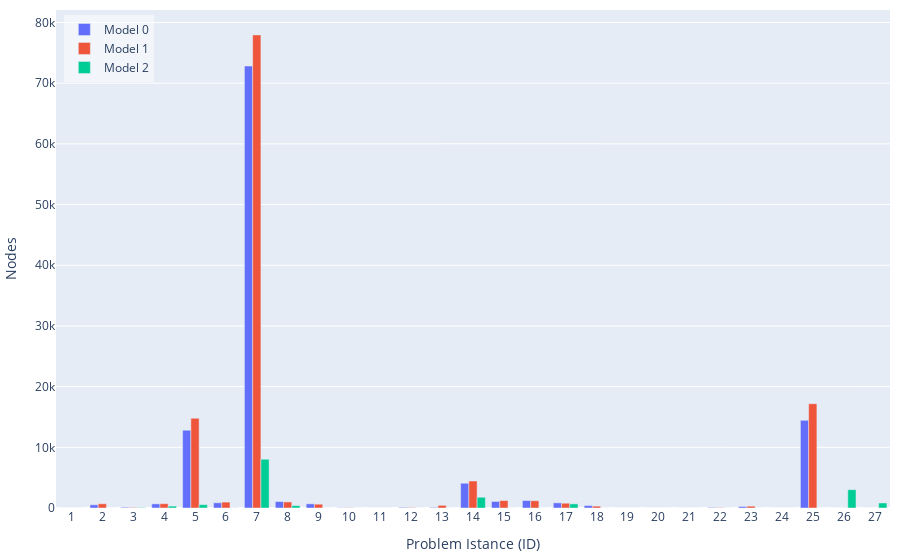

Here is the notebook cell this chart was saved with:
### Code cell
import plotly.graph_objects as go

# Create bar plot with visible zeros
hovertemplate_text='Model: %{customdata[0]}<br>ID: %{x}<br>Gap: %{text}%<br>Nodes: %{customdata[1]}<br>Runtime: %{customdata[2]} s<extra></extra>'
fig = go.Figure(data=[
    go.Bar(
        name='Model 0', 
        x=df0['ID'], 
        y=df0['nodes'],
        text=df0['gap'].apply(lambda x: f'{x:.2f}'),  # Format text to 2 decimal places
        # Create a 2D array with multiple columns
        customdata=np.dstack((df0['model'], df0['nodes'], df0['total_time'].apply(lambda x: f'{x:.2f}')))[0],
        textposition='none',
        hovertemplate=hovertemplate_text
    ),
    go.Bar(
        name='Model 1', 
        x=df1['ID'], 
        y=df1['nodes'],
        text=df1['gap'].apply(lambda x: f'{x:.2f}'),
        customdata=np.dstack((df1['model'], df1['nodes'], df1['total_time'].apply(lambda x: f'{x:.2f}')))[0],
        textposition='none',
        hovertemplate=hovertemplate_text
    ),
    go.Bar(
        name='Model 2', 
        x=df2['ID'], 
        y=df2['nodes'],
        text=df2['gap'].apply(lambda x: f'{x:.2f}'),
        customdata=np.dstack((df2['model'], df2['nodes'], df2['total_time'].apply(lambda x: f'{x:.2f}')))[0],
        textposition='none',
        hovertemplate=hovertemplate_text
    ),
])

# Add a subtle visual indication for zero values
fig.update_layout(
    autosize=True,   # let the container size drive the plot
    margin=dict(l=10, r=10, t=10, b=10),    # width=1000,
    # width=1000,
    # height=600,
    barmode='group',
    yaxis = dict(
        title = 'Nodes',
    ),
    xaxis = dict(
        title = 'Problem Istance (ID)',
        tickmode = 'array',
        tickvals = list(range(0, 28)),
        ticktext = list(range(0, 28)),
    ),
    legend=dict(
        x=0.01,
        y=0.99,
        xanchor='left',
        yanchor='top',
        bgcolor='rgba(255, 255, 255, 0.5)'
    )
)

fig.show()

# # Save as HTML
div_schedule = plot(
    fig, include_plotlyjs=True, config={"responsive": True}, output_type="div"
)
# write div snippet to file
with open('../docs/images/results-nodes.html', 'w') as f:
    f.write(div_schedule)

### Figure 1 — Plotly figure (JSON) as saved in the notebook; plotly's stock layout.template omitted (floating-point values rounded to 4 significant figures)
{"data": [{"customdata": [[0, 3, "0.18"], [0, 529, "8.00"], [0, 116, "9.50"], [0, 680, "1.75"], [0, 12818, "300.00"], [0, 858, "300.01"], [0, 72826, "300.00"], [0, 1059, "300.01"], [0, 685, "300.01"], [0, 36, "0.93"], [0, 3, "5.76"], [0, 98, "33.53"], [0, 96, "2.26"], [0, 4081, "300.03"], [0, 1077, "300.02"], [0, 1231, "13.93"], [0, 848, "300.01"], [0, 402, "300.03"], [0, 3, "5.93"], [0, 3, "55.97"], [0, 3, "162.09"], [0, 90, "14.08"], [0, 243, "300.29"], [0, 1, "300.03"], [0, 14439, "300.04"], [0, 1, "300.01"], [0, 1, "300.03"]], "hovertemplate": "Model: %{customdata[0]}<br>ID: %{x}<br>Gap: %{text}%<br>Nodes: %{customdata[1]}<br>Runtime: %{customdata[2]} s<extra></extra>", "name": "Model 0", "text": ["0.00", "0.00", "0.00", "0.00", "inf", "inf", "229.07", "inf", "inf", "0.00", "0.00", "0.00", "0.00", "9.30", "inf", "0.00", "inf", "inf", "0.00", "0.00", "0.00", "0.00", "0.58", "inf", "0.14", "inf", "inf"], "textposition": "none", "type": "bar", "x": [1, 2, 3, 4, 5, 6, 7, 8, 9, 10, 11, 12, 13, 14, 15, 16, 17, 18, 19, 20, 21, 22, 23, 24, 25, 26, 27], "y": [3.0, 529.0, 116.0, 680.0, 12820.0, 858.0, 72830.0, 1059.0, 685.0, 36.0, 3.0, 98.0, 96.0, 4081.0, 1077.0, 1231.0, 848.0, 402.0, 3.0, 3.0, 3.0, 90.0, 243.0, 1.0, 14440.0, 1.0, 1.0]}, {"customdata": [[1, 3, "13.55"], [1, 697, "82.89"], [1, 84, "128.36"], [1, 711, "19.91"], [1, 14789, "393.59"], [1, 973, "420.10"], [1, 77956, "317.73"], [1, 1004, "413.03"], [1, 627, "420.53"], [1, 43, "82.36"], [1, 3, "126.23"], [1, 66, "152.16"], [1, 439, "106.50"], [1, 4452, "420.38"], [1, 1228, "420.68"], [1, 1193, "116.69"], [1, 788, "420.48"], [1, 306, "421.02"], [1, 3, "126.11"], [1, 3, "178.43"], [1, 3, "284.78"], [1, 50, "132.32"], [1, 302, "423.33"], [1, 1, "427.22"], [1, 17182, "420.09"], [1, 1, "423.46"], [1, 1, "425.08"]], "hovertemplate": "Model: %{customdata[0]}<br>ID: %{x}<br>Gap: %{text}%<br>Nodes: %{customdata[1]}<br>Runtime: %{customdata[2]} s<extra></extra>", "name": "Model 1", "text": ["0.00", "0.00", "0.00", "0.00", "47.99", "88.63", "223.74", "103.27", "117.66", "0.00", "0.00", "0.00", "0.00", "9.71", "22.45", "0.00", "77.16", "97.07", "0.00", "0.00", "0.00", "0.00", "0.55", "23487.83", "0.86", "13290.34", "12452.75"], "textposition": "none", "type": "bar", "x": [1, 2, 3, 4, 5, 6, 7, 8, 9, 10, 11, 12, 13, 14, 15, 16, 17, 18, 19, 20, 21, 22, 23, 24, 25, 26, 27], "y": [3.0, 697.0, 84.0, 711.0, 14790.0, 973.0, 77960.0, 1004.0, 627.0, 43.0, 3.0, 66.0, 439.0, 4452.0, 1228.0, 1193.0, 788.0, 306.0, 3.0, 3.0, 3.0, 50.0, 302.0, 1.0, 17180.0, 1.0, 1.0]}, {"customdata": [[2, 1, "13.50"], [2, 1, "79.73"], [2, 57, "123.62"], [2, 312, "18.94"], [2, 552, "115.14"], [2, 16, "420.20"], [2, 8033, "58.30"], [2, 389, "410.87"], [2, 1, "420.22"], [2, 1, "80.94"], [2, 1, "120.84"], [2, 1, "122.93"], [2, 1, "94.74"], [2, 1767, "138.50"], [2, 1, "161.40"], [2, 1, "102.32"], [2, 684, "420.58"], [2, 1, "420.67"], [2, 1, "121.07"], [2, 1, "127.27"], [2, 1, "136.04"], [2, 1, "121.49"], [2, 1, "130.34"], [2, 1, "151.59"], [2, 1, "122.00"], [2, 3013, "364.31"], [2, 828, "388.34"]], "hovertemplate": "Model: %{customdata[0]}<br>ID: %{x}<br>Gap: %{text}%<br>Nodes: %{customdata[1]}<br>Runtime: %{customdata[2]} s<extra></extra>", "name": "Model 2", "text": ["0.00", "0.00", "0.00", "0.00", "0.00", "5.45", "0.00", "3.21", "96.72", "0.00", "0.00", "0.00", "0.00", "0.00", "0.00", "0.01", "0.57", "2.66", "0.00", "0.00", "0.00", "0.00", "0.00", "0.01", "0.01", "0.01", "0.01"], "textposition": "none", "type": "bar", "x": [1, 2, 3, 4, 5, 6, 7, 8, 9, 10, 11, 12, 13, 14, 15, 16, 17, 18, 19, 20, 21, 22, 23, 24, 25, 26, 27], "y": [1.0, 1.0, 57.0, 312.0, 552.0, 16.0, 8033.0, 389.0, 1.0, 1.0, 1.0, 1.0, 1.0, 1767.0, 1.0, 1.0, 684.0, 1.0, 1.0, 1.0, 1.0, 1.0, 1.0, 1.0, 1.0, 3013.0, 828.0]}], "layout": {"autosize": true, "barmode": "group", "legend": {"bgcolor": "rgba(255, 255, 255, 0.5)", "x": 0.01, "xanchor": "left", "y": 0.99, "yanchor": "top"}, "margin": {"b": 10, "l": 10, "r": 10, "t": 10}, "xaxis": {"tickmode": "array", "ticktext": [0, 1, 2, 3, 4, 5, 6, 7, 8, 9, 10, 11, 12, 13, 14, 15, 16, 17, 18, 19, 20, 21, 22, 23, 24, 25, 26, 27], "tickvals": [0, 1, 2, 3, 4, 5, 6, 7, 8, 9, 10, 11, 12, 13, 14, 15, 16, 17, 18, 19, 20, 21, 22, 23, 24, 25, 26, 27], "title": {"text": "Problem Istance (ID)"}}, "yaxis": {"title": {"text": "Nodes"}}}}
